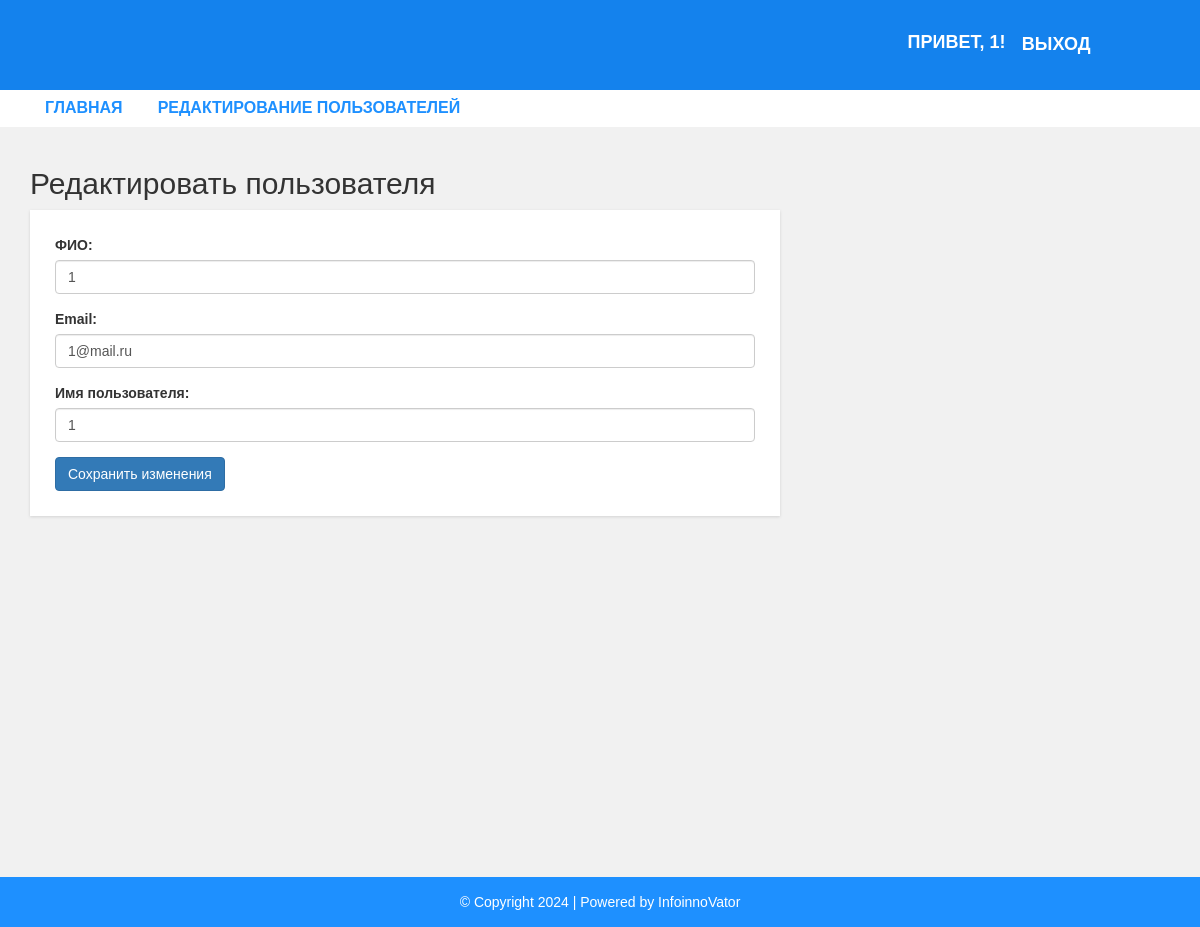
Screenshot of /assets/pages/admin/update-user.php?id=16 (signed in) with the database file from the repository.
### tables this page shows
CREATE TABLE `users` (
  `id` int(11) NOT NULL,
  `fullname` varchar(255) NOT NULL,
  `email` varchar(255) NOT NULL,
  `username` varchar(50) NOT NULL,
  `password` varchar(255) NOT NULL,
  `role` varchar(20) NOT NULL DEFAULT 'user',
  `active` tinyint(1) DEFAULT '1'
);

### assets/pages/admin/update-user.php (the view, shortened to what this page needs)
<?php
include "../system_files/db_connection.php";
include "header.php";
if (isset($_GET['id']) && is_numeric($_GET['id'])) {
    $user_id = intval($_GET['id']);
    $user_sql = "SELECT * FROM users WHERE id = $user_id";
    $user_result = mysqli_query($conn, $user_sql);
    $user = mysqli_fetch_assoc($user_result);
}
?>
<div id="admin-content">
    <div class="container">
        <div class="row justify-content-center">
            <div class="col-md-8">
                <h2 class="page-title">Редактировать пользователя</h2>
                <form method="POST" action="<?php echo htmlspecialchars($_SERVER["PHP_SELF"]); ?>">
                    <div class="form-group">
                        <label for="fullname">ФИО:</label>
                        <input type="text" class="form-control" id="fullname" name="fullname" value="<?php echo $user['fullname']; ?>" required>
                    </div>
                    <div class="form-group">
                        <label for="email">Email:</label>
                        <input type="email" class="form-control" id="email" name="email" value="<?php echo $user['email']; ?>" required>
                    </div>
                    <div class="form-group">
                        <label for="username">Имя пользователя:</label>
                        <input type="text" class="form-control" id="username" name="username" value="<?php echo $user['username']; ?>" required>
                    </div>
                    <button type="submit" class="btn btn-primary">Сохранить изменения</button>
                </form>
            </div>
        </div>
    </div>
</div>
<?php include "footer.php"; ?>

### assets/css/style.css (style rules this page uses)
body { background: #f1f1f1; font-family: sans-serif, arial, Helvetica; }
#admin-content { padding: 20px 0; min-height: 750px; }
form { background: #fff; padding: 25px; box-shadow: 0 1px 3px rgba(0, 0, 0, 0.13); }

### rows the page displays
users: fullname "1", email "1@mail.ru", username "1"

### other values shown
$username "1"
